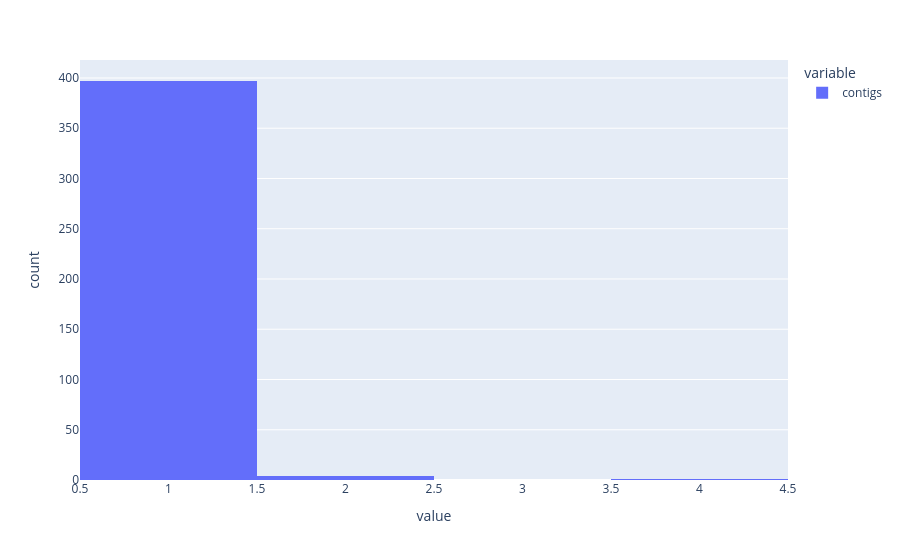

Source (notebook cell):
### Code cell
px.histogram(
    mash_scrubbed_metadata_clst.
    contigs.
    astype(int)
)

### Figure 1 — Plotly figure (JSON) as saved in the notebook; plotly's stock layout.template omitted (floating-point values rounded to 4 significant figures; data arrays with more than 128 entries replaced by an {"elided": "..."} marker saying what was removed)
{"data": [{"bingroup": "x", "hovertemplate": "variable=contigs<br>value=%{x}<br>count=%{y}<extra></extra>", "legendgroup": "contigs", "marker": {"color": "#636efa", "pattern": {"shape": ""}}, "name": "contigs", "orientation": "v", "showlegend": true, "type": "histogram", "x": {"elided": "402 int values"}, "xaxis": "x", "yaxis": "y"}], "layout": {"autosize": true, "barmode": "relative", "legend": {"title": {"text": "variable"}, "tracegroupgap": 0}, "margin": {"t": 60}, "xaxis": {"anchor": "y", "autorange": true, "domain": [0, 1], "range": [0.5, 4.5], "showspikes": false, "title": {"text": "value"}, "type": "linear"}, "yaxis": {"anchor": "x", "autorange": true, "domain": [0, 1], "range": [0, 417.9], "showspikes": false, "title": {"text": "count"}}}}
